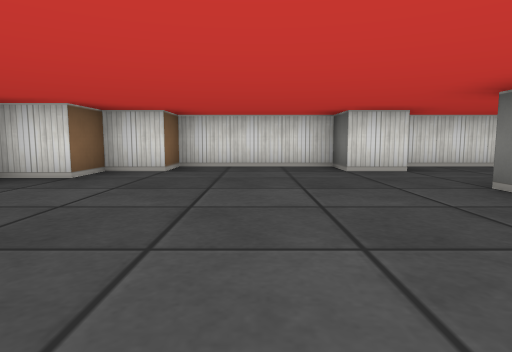
view 1 (above)

16 first-person views from a walk through a cub3D level. The camera is about half as high as the walls, tilts 6° down and sees 75° across. The floor is counted in squares. Each view is taken from the middle of a square. On the plan, view 1 faces up. The plan holds only what a view shows up to about 9 squares ahead; the rest is blank.

view 2
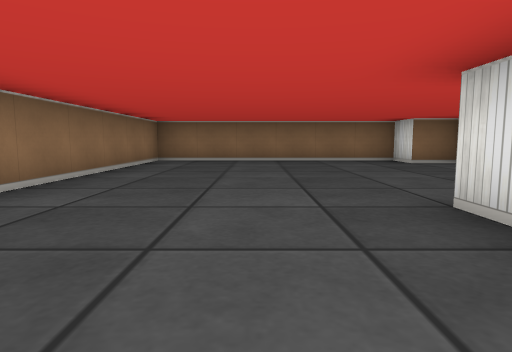

view 3
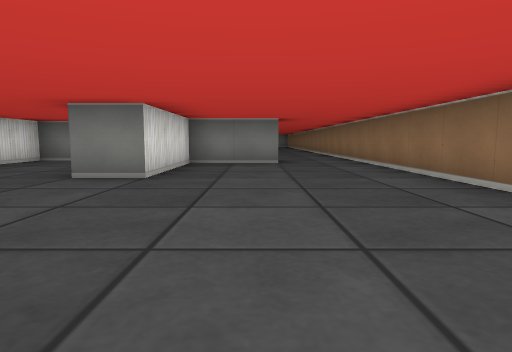

view 4
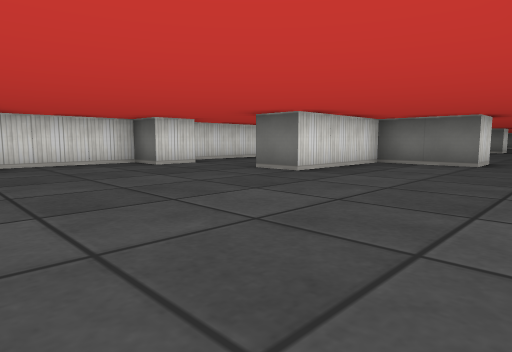

view 5
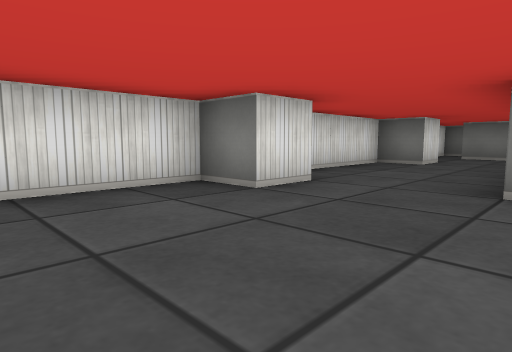

view 6
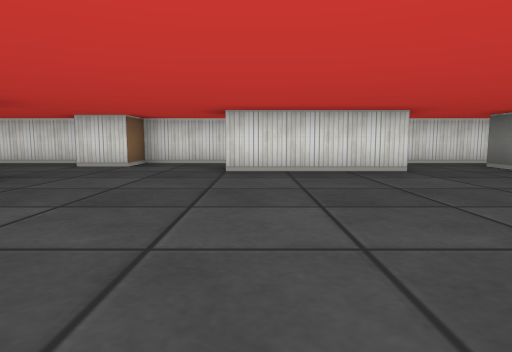

view 7
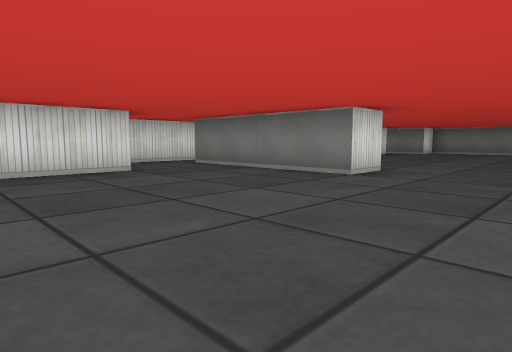

view 8
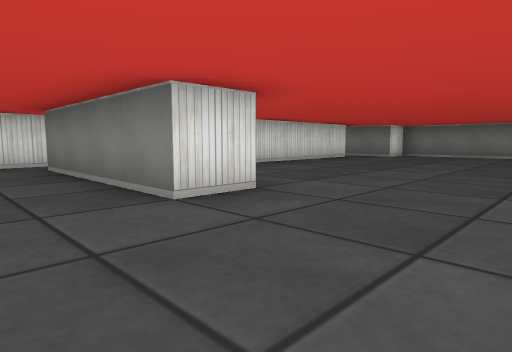

view 9
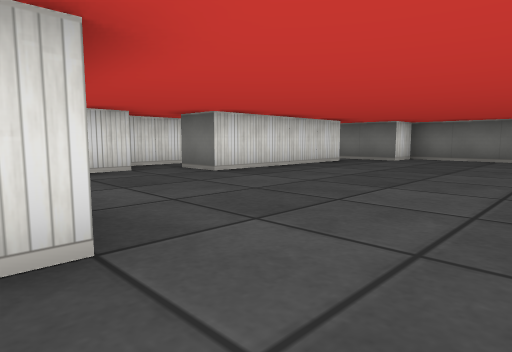

view 10
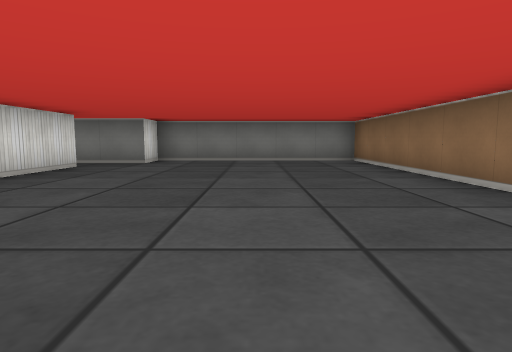

view 11
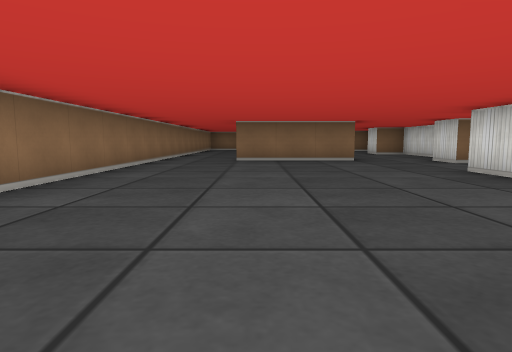

view 12
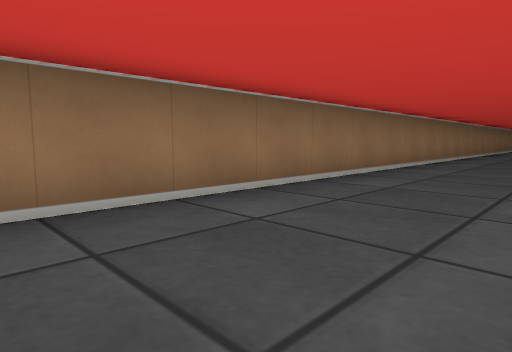

view 13
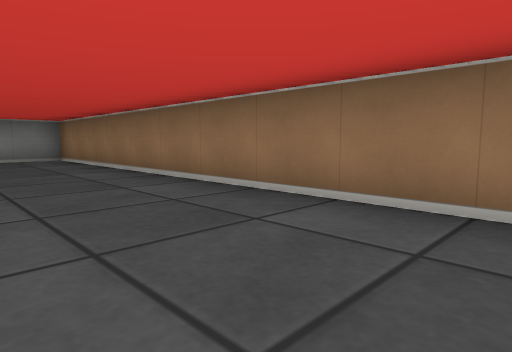

view 14
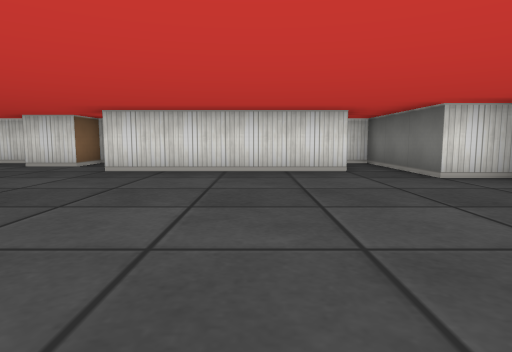

view 15
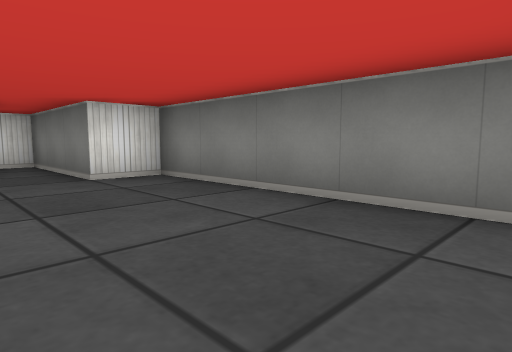

view 16
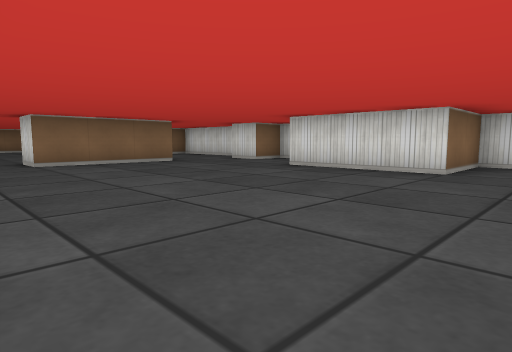

### Floor plan
Ten units are one square. View 1 is at (0, 0); x grows to the right and y downward. Boxes are objects, and circles mark ways between rooms. Rooms are numbered by the first view taken in them; rooms with no view inside come last. Other rooms are left out.
<svg viewBox="-40 -70 290 90">
<path fill="none" stroke="#000" d="M26 -55 15 -55 15 -65 -15 -65 -15 -55 -25 -55 -25 -45 -35 -45 -35 15 65 15M65 -5 55 -5 55 -25 25 -25 25 -35M75 -55 65 -55 65 -65 29 -65M156 -15 145 -15 145 -45M175 -55 165 -55M125 -45 95 -45 95 -54M226 -45 185 -45 185 -55M94 -65 75 -65 75 -55M65 -36 65 -5M65 15 245 15 245 -35 235 -35 235 -65 229 -65M145 -45 145 -55M159 -65 125 -65 125 -45"/>
<circle cx="60" cy="5" r="3" fill="#2a7"/>
<circle cx="65" cy="-45" r="3" fill="#2a7"/>
<circle cx="135" cy="-50" r="3" fill="#2a7"/>
<circle cx="150" cy="-60" r="3" fill="#2a7"/>
<text x="10" y="-20">1</text>
<text x="160" y="-20">2</text>
<text x="140" y="-60">3</text>
</svg>
Room 1 opens to room 2. Room 2 opens to room 3.

Where each view was taken, in squares from view 1:
view 1: 0 up, 0 right, facing up
view 2: 1 up, 5 right, facing left
view 3: 1 up, 2 left, facing right
view 4: 1 down, 2 left, facing up-right
view 5: 3 up, 1 left, facing up-right
view 6: 1 down, 10 right, facing up
view 7: 1 down, 10 right, facing up-right
view 8: 1 down, 13 right, facing up-right
view 9: 0 up, 15 right, facing up-right
view 10: 1 up, 16 right, facing right
view 11: 1 up, 15 right, facing left
view 12: 1 up, 16 right, facing down-left
view 13: 1 up, 15 right, facing down-right
view 14: 1 down, 21 right, facing up
view 15: 1 down, 22 right, facing up-right
view 16: 1 down, 14 right, facing up-left
